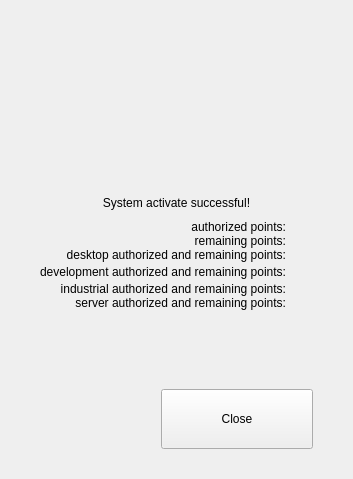
        <widget class="QWidget" name="Pg_successful">
         <layout class="QVBoxLayout" name="verticalLayout_7">
          <property name="spacing">
           <number>0</number>
          </property>
          <property name="leftMargin">
           <number>0</number>
          </property>
          <property name="topMargin">
           <number>20</number>
          </property>
          <property name="rightMargin">
           <number>0</number>
          </property>
          <property name="bottomMargin">
           <number>30</number>
          </property>
          <item>
           <layout class="QHBoxLayout" name="horizontalLayout_11">
            <property name="spacing">
             <number>0</number>
            </property>
            <property name="bottomMargin">
             <number>5</number>
            </property>
            <item>
             <widget class="QLabel" name="label_6">
              <property name="sizePolicy">
               <sizepolicy hsizetype="Fixed" vsizetype="Fixed">
                <horstretch>0</horstretch>
                <verstretch>0</verstretch>
               </sizepolicy>
              </property>
              <property name="minimumSize">
               <size>
                <width>186</width>
                <height>171</height>
               </size>
              </property>
              <property name="maximumSize">
               <size>
                <width>186</width>
                <height>171</height>
               </size>
              </property>
              <property name="text">
               <string/>
              </property>
              <property name="pixmap">
               <pixmap resource="../../data/res.qrc">:/images/successful.png</pixmap>
              </property>
              <property name="scaledContents">
               <bool>true</bool>
              </property>
             </widget>
            </item>
           </layout>
          </item>
          <item>
           <widget class="QLabel" name="label_successful">
            <property name="sizePolicy">
             <sizepolicy hsizetype="Preferred" vsizetype="Preferred">
              <horstretch>0</horstretch>
              <verstretch>0</verstretch>
             </sizepolicy>
            </property>
            <property name="text">
             <string>System activate successful!</string>
            </property>
            <property name="alignment">
             <set>Qt::AlignCenter</set>
            </property>
           </widget>
          </item>
          <item>
           <layout class="QGridLayout" name="gridLayout_3">
            <property name="leftMargin">
             <number>0</number>
            </property>
            <property name="topMargin">
             <number>10</number>
            </property>
            <property name="horizontalSpacing">
             <number>20</number>
            </property>
            <property name="verticalSpacing">
             <number>0</number>
            </property>
            <item row="3" column="3">
             <spacer name="horizontalSpacer_13">
              <property name="orientation">
               <enum>Qt::Horizontal</enum>
              </property>
              <property name="sizeHint" stdset="0">
               <size>
                <width>40</width>
                <height>20</height>
               </size>
              </property>
             </spacer>
            </item>
            <item row="5" column="2">
             <widget class="QLabel" name="server_points">
              <property name="text">
               <string/>
              </property>
              <property name="alignment">
               <set>Qt::AlignLeading|Qt::AlignLeft|Qt::AlignVCenter</set>
              </property>
             </widget>
            </item>
            <item row="5" column="1">
             <widget class="QLabel" name="label_server_points">
              <property name="text">
               <string>server authorized and remaining points:</string>
              </property>
              <property name="alignment">
               <set>Qt::AlignRight|Qt::AlignTrailing|Qt::AlignVCenter</set>
              </property>
             </widget>
            </item>
            <item row="3" column="1">
             <widget class="QLabel" name="label_development_points">
              <property name="text">
               <string>development authorized and remaining points:</string>
              </property>
              <property name="alignment">
               <set>Qt::AlignRight|Qt::AlignTrailing|Qt::AlignVCenter</set>
              </property>
             </widget>
            </item>
            <item row="4" column="1">
             <widget class="QLabel" name="label_industrial_points">
              <property name="text">
               <string>industrial authorized and remaining points:</string>
              </property>
              <property name="alignment">
               <set>Qt::AlignRight|Qt::AlignTrailing|Qt::AlignVCenter</set>
              </property>
             </widget>
            </item>
            <item row="2" column="1">
             <widget class="QLabel" name="label_desktop_points">
              <property name="text">
               <string>desktop authorized and remaining points:</string>
              </property>
              <property name="alignment">
               <set>Qt::AlignRight|Qt::AlignTrailing|Qt::AlignVCenter</set>
              </property>
             </widget>
            </item>
            <item row="4" column="2">
             <widget class="QLabel" name="industrial_points">
              <property name="text">
               <string/>
              </property>
              <property name="alignment">
               <set>Qt::AlignLeading|Qt::AlignLeft|Qt::AlignVCenter</set>
              </property>
             </widget>
            </item>
            <item row="3" column="2">
             <widget class="QLabel" name="development_points">
              <property name="text">
               <string/>
              </property>
              <property name="alignment">
               <set>Qt::AlignLeading|Qt::AlignLeft|Qt::AlignVCenter</set>
              </property>
             </widget>
            </item>
            <item row="0" column="1">
             <widget class="QLabel" name="label_authorized_points">
              <property name="text">
               <string>authorized points:</string>
              </property>
              <property name="alignment">
               <set>Qt::AlignRight|Qt::AlignTrailing|Qt::AlignVCenter</set>
              </property>
             </widget>
            </item>
            <item row="2" column="2">
             <widget class="QLabel" name="desktop_points">
              <property name="text">
               <string/>
              </property>
              <property name="alignment">
               <set>Qt::AlignLeading|Qt::AlignLeft|Qt::AlignVCenter</set>
              </property>
             </widget>
            </item>
            <item row="0" column="2">
             <widget class="QLabel" name="authorized_points">
              <property name="text">
               <string/>
              </property>
              <property name="alignment">
               <set>Qt::AlignLeading|Qt::AlignLeft|Qt::AlignVCenter</set>
              </property>
             </widget>
            </item>
            <item row="1" column="1">
             <widget class="QLabel" name="label_remaining_points">
              <property name="text">
               <string>remaining points:</string>
              </property>
              <property name="alignment">
               <set>Qt::AlignRight|Qt::AlignTrailing|Qt::AlignVCenter</set>
              </property>
             </widget>
            </item>
            <item row="1" column="2">
             <widget class="QLabel" name="remaining_points">
              <property name="text">
               <string/>
              </property>
             </widget>
            </item>
            <item row="3" column="0">
             <spacer name="horizontalSpacer_16">
              <property name="orientation">
               <enum>Qt::Horizontal</enum>
              </property>
              <property name="sizeHint" stdset="0">
               <size>
                <width>40</width>
                <height>20</height>
               </size>
              </property>
             </spacer>
            </item>
           </layout>
          </item>
          <item>
           <spacer name="verticalSpacer_7">
            <property name="orientation">
             <enum>Qt::Vertical</enum>
            </property>
            <property name="sizeHint" stdset="0">
             <size>
              <width>20</width>
              <height>79</height>
             </size>
            </property>
           </spacer>
          </item>
          <item>
           <layout class="QHBoxLayout" name="horizontalLayout_9">
            <property name="spacing">
             <number>0</number>
            </property>
            <property name="rightMargin">
             <number>40</number>
            </property>
            <item>
             <spacer name="horizontalSpacer_7">
              <property name="orientation">
               <enum>Qt::Horizontal</enum>
              </property>
              <property name="sizeHint" stdset="0">
               <size>
                <width>40</width>
                <height>20</height>
               </size>
              </property>
             </spacer>
            </item>
            <item>
             <widget class="QPushButton" name="btn_close_success">
              <property name="sizePolicy">
               <sizepolicy hsizetype="Fixed" vsizetype="Fixed">
                <horstretch>0</horstretch>
                <verstretch>0</verstretch>
               </sizepolicy>
              </property>
              <property name="minimumSize">
               <size>
                <width>152</width>
                <height>60</height>
               </size>
              </property>
              <property name="text">
               <string>Close</string>
              </property>
             </widget>
            </item>
           </layout>
          </item>
         </layout>
        </widget>
